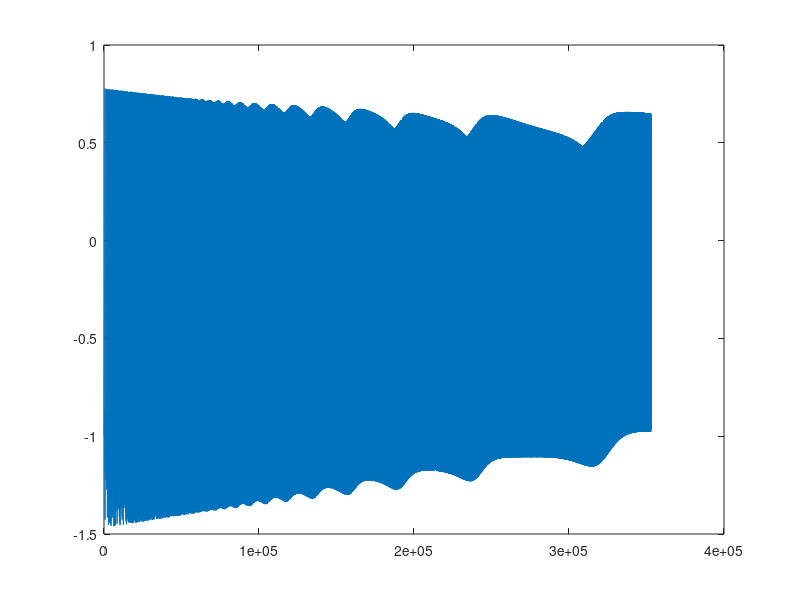

MATLAB code to generate this figure:
scale = 1000;

fs = 44100/scale;
ts = 1/fs;
N = 6;
T = 8*scale;
t = (0:T*fs-1)/fs;
f = 8000*(0:length(t)-1)/length(t) + 50;
% f = 3000 + 2500*sin(2*pi*2*t/scale);
% f = 100*ones(size(t));
f = f/scale;

[b, a] = ellip(N, 1, 60, 2*pi*fs/2, 'low', 's');
% [b, a] = butter(N, 2*pi*fs/3, 'low', 's');

[A,B,C,D] = tf2ss(b, a);

[P, LAMBDA] = eig(A);

C_ = C*P;
B_ = P\B;
lambda = diag(LAMBDA);

y = zeros(size(t));
w = zeros(N,1);
I = zeros(N,1);

t = 0;

c1 = exp(lambda*ts);
c2 = B_./(lambda.^2);

tic
for( n = 1:length(y) )
    
    T = 1/f(n);
    
    t0 = t;
    t = t + ts;
    
    k = f(n);
    
    y(n) = 0;
    
    if( t > T )
         
        for( m = 1:N )
            
            I(m) = (lambda(m)*t0 + 1)*exp(lambda(m)*(t-t0)) + (1 - exp(lambda(m)*(t-T)))*lambda(m)*T - lambda(m)*t - 1;
        
            w(m) = c1(m)*w(m) + k*c2(m)*I(m);
            
            y(n) = y(n) + real(C_(m)*w(m));
            
        end;
        
        t = t - T;
        
    else
        
        for( m = 1:N )
            
            I(m) = (lambda(m)*t0 + 1)*c1(m) - lambda(m)*t - 1;
            
            w(m) = c1(m)*w(m) + k*c2(m)*I(m);
            
            y(n) = y(n) + real(C_(m)*w(m));
            
        end;
        
    end;
    
end;
toc

y = 2*y - 1;

plot(y)



